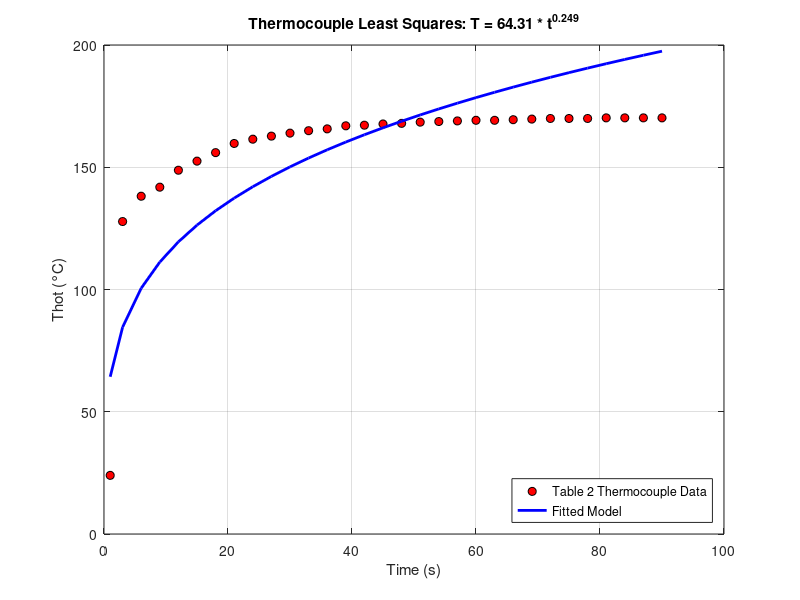

Recreate this plot in MATLAB.
clc; clear; close all;

% --- 1. VERİ GİRİŞİ (Table 2. Thermocouple Results) ---
% Time (s)
t = [1; 3; 6; 9; 12; 15; 18; 21; 24; 27; 30; 33; 36; 39; 42; 45; 48; ...
     51; 54; 57; 60; 63; 66; 69; 72; 75; 78; 81; 84; 87; 90];

% Thot (Celsius) - Sıcaklık verileri
T = [23.98; 127.80; 138.15; 141.85; 148.78; 152.50; 155.98; 159.73; ...
     161.48; 162.73; 163.95; 164.95; 165.70; 166.95; 167.20; 167.70; ...
     167.95; 168.45; 168.70; 168.95; 169.20; 169.20; 169.45; 169.70; ...
     169.95; 169.95; 169.95; 170.20; 170.20; 170.20; 170.20];

% --- 2. DOĞRUSALLAŞTIRMA (Linearization) ---
% Model: T = a * t^b  =>  ln(T) = ln(a) + b * ln(t)
% Y = A0 + A1 * X

n = length(t);
X = log(t);
Y = log(T);

% --- 3. MATRİS İÇİN TOPLAM HESAPLARI ---
sum_X = sum(X);
sum_Y = sum(Y);
sum_XX = sum(X.^2);
sum_XY = sum(X.*Y);

% --- 4. KATSAYILARIN HESAPLANMASI (Manuel Matris Çözümü) ---
% | n      sum_X  |   | A0 |   | sum_Y  |
% | sum_X  sum_XX | * | A1 | = | sum_XY |

M = [n, sum_X; sum_X, sum_XX];
R = [sum_Y; sum_XY];

% Matris Tersi Yöntemi ile Çözüm
Katsayilar = M \ R; 

A0 = Katsayilar(1); % ln(a)
A1 = Katsayilar(2); % b

% --- 5. SONUÇLARIN DÖNÜŞTÜRÜLMESİ ---
a = exp(A0);
b = A1;

% Ekrana Yazdır
fprintf('------------------------------------------------\n');
fprintf('THERMOCOUPLE SONUÇLARI (Model: y = a*x^b)\n');
fprintf('------------------------------------------------\n');
fprintf('Hesaplanan a değeri: %.4f\n', a);
fprintf('Hesaplanan b değeri: %.4f\n', b);
fprintf('MODEL DENKLEMİ: T = %.4f * t^(%.4f)\n', a, b);
fprintf('------------------------------------------------\n');

% --- 6. GRAFİK ÇİZİMİ ---
T_model = a * (t.^b);

figure;
plot(t, T, 'ko', 'MarkerFaceColor', 'r', 'MarkerSize', 6); hold on; % Termokupl Verisi (Kırmızı Nokta)
plot(t, T_model, 'b-', 'LineWidth', 2); % Model Çizgisi (Mavi)
grid on;
xlabel('Time (s)');
ylabel('Thot (°C)');
title(['Thermocouple Least Squares: T = ' num2str(a,'%.2f') ' * t^{' num2str(b,'%.3f') '}']);
legend('Table 2 Thermocouple Data', 'Fitted Model', 'Location', 'southeast');